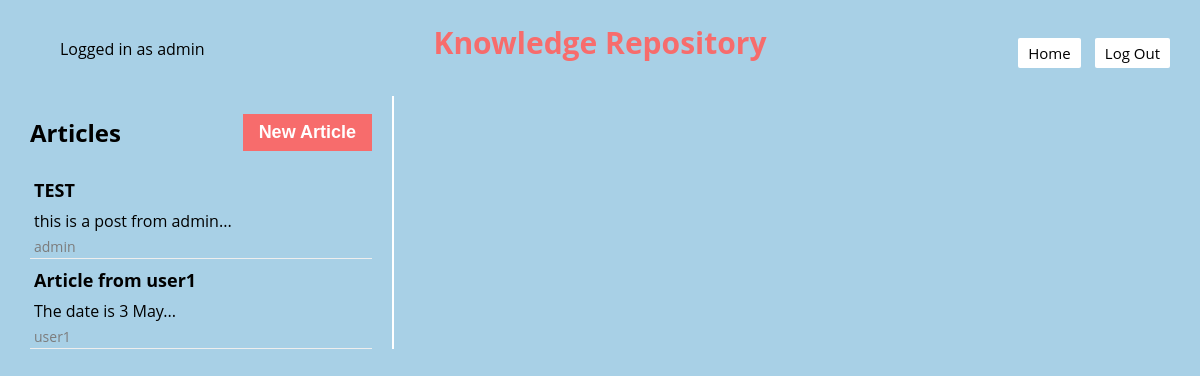
Page /knowledge-repository (signed in) on the earlier database version.
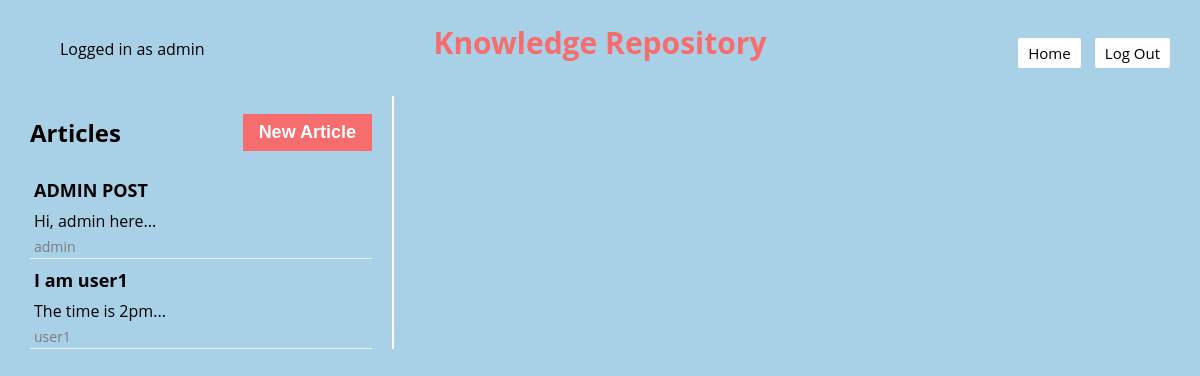
Same page on the later database version.
### models.py (models this page shows)
class Base(DeclarativeBase):
    pass

class Article(Base):
    __tablename__ = "article"
    id: Mapped[int] = mapped_column(Integer, primary_key=True)
    title: Mapped[str] = mapped_column(String(100), nullable=False)
    content: Mapped[str] = mapped_column(Text, nullable=False)
    author_id: Mapped[int] = mapped_column(Integer, ForeignKey('user.username'), nullable=False)
    comments = relationship('Comment', backref='article', lazy='dynamic')
    user = relationship("User", foreign_keys=[author_id])

### app.py (the view)
@app.route("/knowledge-repository", defaults={'article_id': None})
@app.route("/knowledge-repository/<int:article_id>")
def knowledge_repository(article_id):
    username = session.get("username")
    if username is None:
        return redirect(url_for('login'))  # Redirect to login page
    articles = db.get_all_articles()
    selected_article = db.get_article(article_id) if article_id else None
    if selected_article != None:
        author_role = db.get_user_role(selected_article.author_id)
    else:
        author_role = "student"
    return render_template('knowledge_repository.jinja', username=username, articles=articles, selected_article=selected_article, author_role = author_role)

### app.py (called while the page is built)
def csp_policy_string(policy_dict):
    return "; ".join([f"{key} {' '.join(val) if isinstance(val, list) else val}" for key, val in policy_dict.items()])

@app.after_request
def apply_csp(response):
    policy = {
    "default-src": "'self'",
    "script-src": [
        "'self'",
        "https://cdnjs.cloudflare.com",  # Allow scripts from CDN for Crypto-JS
        "https://cdn.jsdelivr.net",
        "'unsafe-inline'"
    ],
    "style-src": "'self' 'unsafe-inline'",  # Allows inline styles;
    "img-src": "'self'",
    "connect-src": "'self'",  # Restricts the URLs which can be loaded using script interfaces
    "font-src": "'self'",  # Fonts loading
    "object-src": "'none'",  # Prevents object, embed, and applet elements from rendering
    "frame-ancestors": "'none'"  # Protects against clickjacking
}
    response.headers['Content-Security-Policy'] = csp_policy_string(policy)
    return response

### db.py (called while the page is built)
def get_all_articles():
    with Session(engine) as session:
        articles = session.query(Article).all()
        return articles

### templates/knowledge_repository.jinja (shortened to what this page needs)
{% extends 'base.jinja' %}
{% block content %}
<nav style="padding: 2px 0; overflow: auto;">
    <div style="float: left;">
        <ul>
            <li class="username" style="display: inline-block;">Logged in as {{ username }}</li>
        </ul>
    </div>
        <div style="text-align: center; position: absolute; left: 50%; transform: translateX(-50%);">
        <h1 style="margin: 0; font-size: 30px; color: #F76C6c; ">Knowledge Repository</h1>
    </div>
    <div style="float: right;">
        <ul>
            <li style="display: inline-block;"><button onclick="location.href='{{ url_for('home') }}'">Home</button></li>
            <button onclick="confirmLogout()">Log Out</button>
        </ul>
    </div>
</nav>
<div class="container">
    <div class="sidebar">
        <div class="sidebar-header">
            <h2>Articles</h2>
            <button class="new-article" id="newArticleBtn">New Article</button>
        </div>
        {% for article in articles %}
            <div class="article-preview" onclick="location.href='{{ url_for('knowledge_repository', article_id=article.id) }}'">
                <h3 id="sidebar-title-{{ article.id }}">{{ article.title }}</h3>
                <p id="sidebar-content-{{ article.id }}" style="font-size: 16px; color: black; ; margin: 5px 0;">{{ article.content.split()[:30]|join(' ') }}...</p>
                <p style="font-size: 14px; color: rgb(124, 124, 124); ; margin: 1px 0;">{{ article.author_id }}</p>
            </div>
        {% endfor %}
        </div>
        <div class="main-content">
        </div>
    </div>
{% endblock %}

### templates/base.jinja (shortened to what this page needs)
<!DOCTYPE html>
<html>
    <head>
    </head>
    <body>
        {% block content %} {% endblock %}
    </body>
</html>

### templates/knowledge_repository.jinja (style rules this page uses)
html, body { height: 100%; margin: 10px; display: flex; flex-direction: column; font-family: 'Open Sans', sans-serif; background-color: #A8D0E6; }
h2 { font-family: 'Open Sans', sans-serif; }
h3 { font-family: 'Open Sans', sans-serif; color: black; font-size: 18px; margin: 8px 0; }
p { font-family: 'Open Sans', sans-serif; color: black; font-size: 14px; }
.container { display: flex; justify-content: space-between; padding: 10px; }
.sidebar { width: 30%; border-right: 2px solid white; padding-right: 20px; }
.sidebar-header { display: flex; align-items: center; justify-content: space-between; }
.article-preview { cursor: pointer; padding: 1px 4px; border-bottom: 1px solid #eee; font-size: 14px; }
.main-content { width: 65%; padding-left: 20px; }
nav { overflow: auto padding: 2px 0; }
nav button { font-family: 'Open Sans', sans-serif; padding: 5px 10px; background-color: white; color: black; border: none; border-radius: 2px; cursor: pointer; text-align: center; text-decoration: none; display: inline-block; margin-right: 10px; font-size: 15px; transition: background-color 0.3s, color 0.3s; }
.new-article { padding: 8px 16px; background-color: #F76C6c; color: white; border: none; cursor: pointer; font-size: 18px; font-weight: bold; transition: background-color 0.2s; }

Differences in the rows shown:
changed Article "admin": title "TEST" → "ADMIN POST"; content.split "this is a post from admin" → "Hi, admin here"
changed Article "user1": title "Article from user1" → "I am user1"; content.split "The date is 3 May" → "The time is 2pm"
